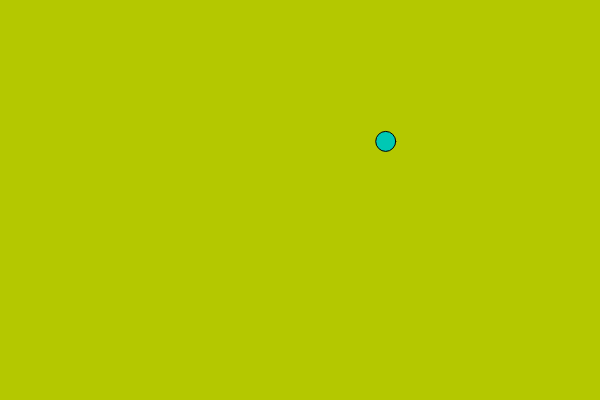
Frame 1 (no input)
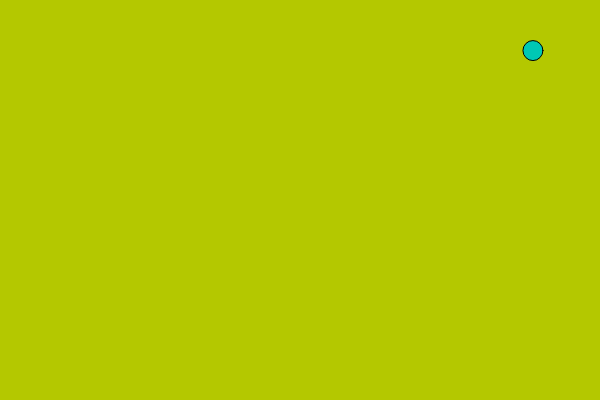
Frame 60 (no input)
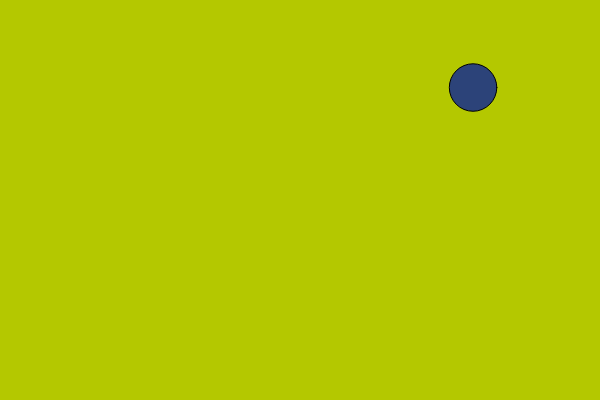
Frame 120 (the mouse pressed at the canvas centre since frame 60)

The p5.js sketch that drew these frames (run headless with seeded random() and noise() and a simulated clock; from frame 60 on, the mouse is pressed at the canvas centre):

// p5.js sketch
// ── sketch.js
var xPos, yPos;
var xDir, yDir;
var diam = 100;
var myColor;

function setup() {
  createCanvas(600, 400);
  background(180, 200, 0);
  myColor = color(0, 200, 180);
  xPos = random(diam, width - diam);
  yPos = random(diam, height - diam);

  xDir = random(-5, 5);
  yDir = random(-5, 5);

}

function draw() {
  background(180, 200, 0);
  diam = map(mouseX,0, width, 20, 75);
  fill(myColor);
  ellipse(xPos, yPos, diam, diam);

  xPos += xDir;
  yPos += yDir;

  if (xPos > width - diam / 2 || xPos < diam / 2) {
    xDir *= -1;
    myColor = color(random(255), random(255), random(255));
  }
  if (yPos > height - diam / 2 || yPos < diam / 2) {
    yDir *= -1;
    myColor = color(random(255), random(255), random(255));

  }
}
